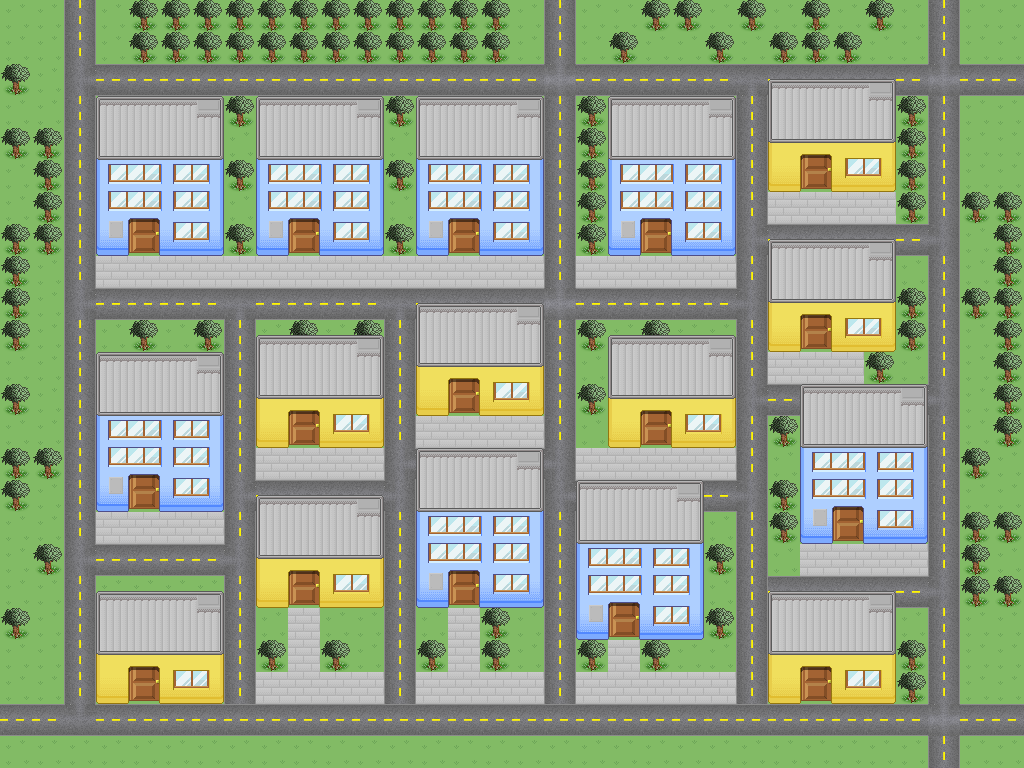

This game map was drawn from its Tiled (.tmx) file and the tilesets committed beside it. A one-line description and the trimmed map source follow:
An orthogonal 32x24 tile map with 32x32 px tiles, 5 tile layers (Grass, Roads, Sidewalk, Vegetation, ...).

<map version="1.0" tiledversion="1.1.5" orientation="orthogonal" renderorder="right-down" width="32" height="24" tilewidth="32" tileheight="32" infinite="0" nextobjectid="1">
 <tileset firstgid="1" source="FreeCity.tsx" />
 <layer name="Grass" width="32" height="24">
  <data>[768 cells, 768 non-empty, 1 distinct tile ids]</data>
 </layer>
 <layer name="Roads" width="32" height="24">
  <data>[768 cells, 220 non-empty, 7 distinct tile ids]</data>
 </layer>
 <layer name="Sidewalk" width="32" height="24">
  <data>[768 cells, 65 non-empty, 1 distinct tile ids]</data>
 </layer>
 <layer name="Vegetation" width="32" height="24">
  <data>[768 cells, 105 non-empty, 1 distinct tile ids]</data>
 </layer>
 <layer name="Buildings" width="32" height="24">
  <data>[768 cells, 288 non-empty, 36 distinct tile ids]</data>
 </layer>
</map>
